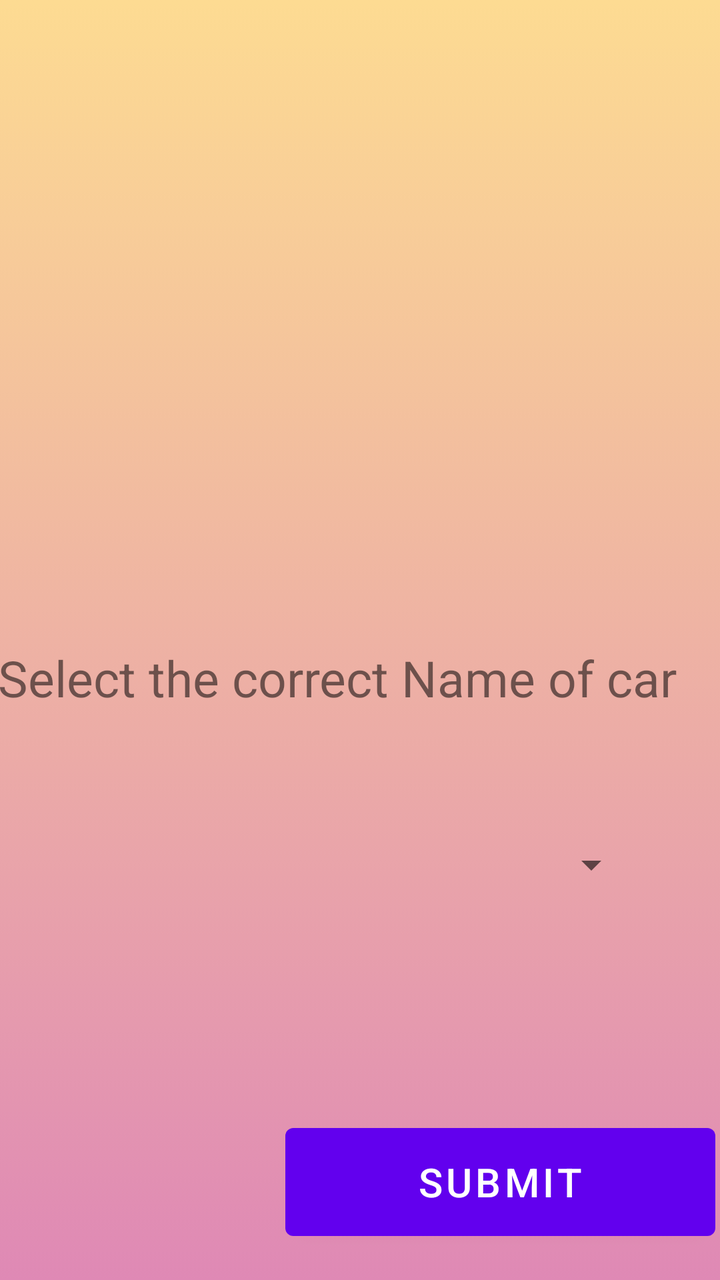
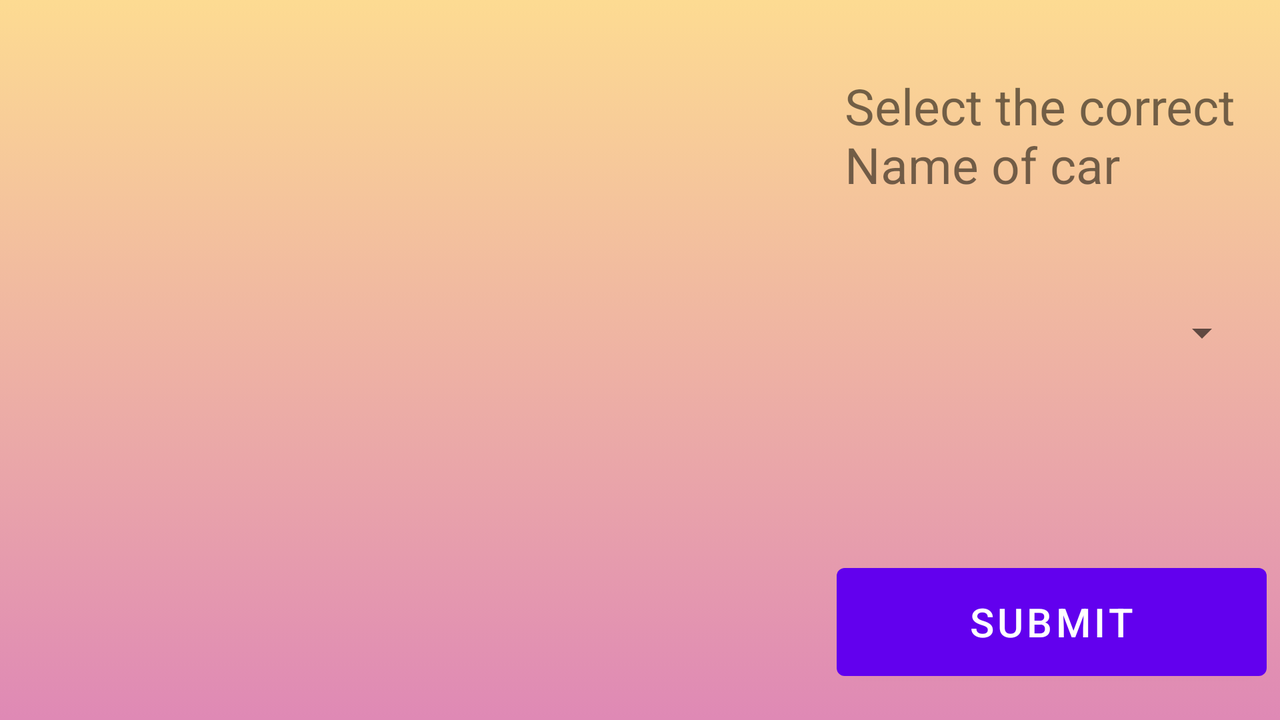

One screen, two layout resources from the same app: the default and the repository's alternative for another configuration. Each is rendered where Android would select it; the XML of both is given below.
<!-- AndroidManifest.xml: application theme Theme.CourseWork -->
<!-- res/layout/activity_car_make_list.xml -->
<?xml version="1.0" encoding="utf-8"?>
<androidx.constraintlayout.widget.ConstraintLayout xmlns:android="http://schemas.android.com/apk/res/android"
    xmlns:app="http://schemas.android.com/apk/res-auto"
    xmlns:tools="http://schemas.android.com/tools"
    android:layout_width="match_parent"
    android:layout_height="match_parent"
    tools:context=".CarMakeList"
    android:background="@drawable/background">

    <ImageView
        android:id="@+id/imageView"
        android:layout_width="403dp"
        android:layout_height="298dp"
        android:layout_marginStart="8dp"
        android:layout_marginLeft="8dp"
        android:layout_marginTop="4dp"
        android:layout_marginEnd="8dp"
        android:layout_marginRight="8dp"
        app:layout_constraintEnd_toEndOf="parent"
        app:layout_constraintStart_toStartOf="parent"
        app:layout_constraintTop_toTopOf="parent"
        app:srcCompat="@mipmap/ic_launcher" />

    <Button
        android:id="@+id/button"
        android:layout_width="215dp"
        android:layout_height="66dp"
        android:layout_marginBottom="16dp"
        android:text="Submit"
        android:textSize="20sp"
        app:layout_constraintBottom_toBottomOf="parent"
        app:layout_constraintEnd_toEndOf="parent"
        app:layout_constraintHorizontal_bias="0.984"
        app:layout_constraintStart_toStartOf="parent"
        app:layout_constraintTop_toBottomOf="@+id/textView"
        app:layout_constraintVertical_bias="1.0" />

    <TextView
        android:id="@+id/textView"
        android:layout_width="364dp"
        android:layout_height="84dp"
        android:layout_marginTop="20dp"
        android:text="Select the correct Name of car"
        android:textSize="25sp"
        app:layout_constraintEnd_toEndOf="parent"
        app:layout_constraintHorizontal_bias="0.34"
        app:layout_constraintStart_toStartOf="parent"
        app:layout_constraintTop_toBottomOf="@+id/imageView" />

    <Spinner
        android:id="@+id/spinner"
        android:layout_width="279dp"
        android:layout_height="53dp"

        app:layout_constraintBottom_toTopOf="@+id/button"
        app:layout_constraintEnd_toEndOf="parent"
        app:layout_constraintStart_toStartOf="parent"
        app:layout_constraintTop_toBottomOf="@+id/textView"
        app:layout_constraintVertical_bias="0.0" />

    <TextView
        android:id="@+id/correctName"
        android:layout_width="164dp"
        android:layout_height="56dp"
        android:layout_marginVertical="25dp"
        android:layout_marginStart="132dp"
        android:layout_marginLeft="132dp"
        android:text=""
        android:textColor="@android:color/black"
        android:textSize="30sp"
        android:textStyle="bold"
        app:layout_constraintBottom_toBottomOf="parent"
        app:layout_constraintStart_toStartOf="parent"
        app:layout_constraintTop_toBottomOf="@+id/spinner"
        app:layout_constraintVertical_bias="0.481" />

    <TextView
        android:id="@+id/answer"
        android:layout_width="164dp"
        android:layout_height="56dp"
        android:layout_marginVertical="25dp"
        android:layout_marginBottom="80dp"
        android:text=""
        android:textColor="@android:color/holo_green_light"
        android:textSize="30sp"
        android:textStyle="bold"
        app:layout_constraintBottom_toBottomOf="parent"
        app:layout_constraintEnd_toEndOf="parent"
        app:layout_constraintHorizontal_bias="0.534"
        app:layout_constraintStart_toStartOf="parent"
        app:layout_constraintTop_toBottomOf="@+id/textView"
        app:layout_constraintVertical_bias="0.365" />

    <TextView
        android:id="@+id/timer1"
        android:layout_width="115dp"
        android:layout_height="85dp"
        android:layout_weight="1"
        android:gravity="right"
        android:textSize="20sp"
        app:layout_constraintBottom_toBottomOf="parent"
        app:layout_constraintEnd_toStartOf="@+id/button"
        app:layout_constraintStart_toStartOf="parent"
        app:layout_constraintTop_toBottomOf="@+id/correctName"
        app:layout_constraintVertical_bias="0.753" />

</androidx.constraintlayout.widget.ConstraintLayout>
<!-- resources referenced by this layout -->
<resources>
  <!-- drawable background (drawable) -->
  <?xml version="1.0" encoding="utf-8"?>
  <selector xmlns:android="http://schemas.android.com/apk/res/android">
      <item>
          <shape>
              <gradient android:angle="90"
                  android:startColor="#df89b5"
                  android:endColor="#fddb92"
                  android:type="linear">
  
              </gradient>
          </shape>
      </item>
  </selector>
  <style name="Theme.CourseWork" parent="Theme.MaterialComponents.DayNight.DarkActionBar">
          
          <item name="colorPrimary">@color/purple_500</item>
          <item name="colorPrimaryVariant">@color/purple_700</item>
          <item name="colorOnPrimary">@color/white</item>
          
          <item name="colorSecondary">@color/teal_200</item>
          <item name="colorSecondaryVariant">@color/teal_700</item>
          <item name="colorOnSecondary">@color/black</item>
          
          <item name="android:statusBarColor" tools:targetApi="l">?attr/colorPrimaryVariant</item>
          
      </style>
</resources>
<!-- res/layout-land/activity_car_make_list.xml (the repository's variant of the layout above) -->
<!-- drawn on the phone turned sideways -->
<?xml version="1.0" encoding="utf-8"?>
<androidx.constraintlayout.widget.ConstraintLayout xmlns:android="http://schemas.android.com/apk/res/android"
    xmlns:app="http://schemas.android.com/apk/res-auto"
    xmlns:tools="http://schemas.android.com/tools"
    android:layout_width="match_parent"
    android:layout_height="match_parent"
    tools:context=".CarMakeList"
    android:background="@drawable/background">

    <ImageView
        android:id="@+id/imageView"
        android:layout_width="412dp"
        android:layout_height="252dp"
        android:layout_marginStart="8dp"
        android:layout_marginLeft="8dp"
        android:layout_marginTop="4dp"
        app:layout_constraintStart_toStartOf="parent"
        app:layout_constraintTop_toTopOf="parent"
        app:srcCompat="@mipmap/ic_launcher" />

    <Button
        android:id="@+id/button"
        android:layout_width="215dp"
        android:layout_height="66dp"
        android:layout_marginBottom="16dp"
        android:text="Submit"
        android:textSize="20sp"
        app:layout_constraintBottom_toBottomOf="parent"
        app:layout_constraintEnd_toEndOf="parent"
        app:layout_constraintHorizontal_bias="0.984"
        app:layout_constraintStart_toStartOf="parent"
        app:layout_constraintTop_toBottomOf="@+id/textView"
        app:layout_constraintVertical_bias="1.0" />

    <TextView
        android:id="@+id/textView"
        android:layout_width="208dp"
        android:layout_height="121dp"
        android:layout_marginTop="36dp"
        android:layout_marginEnd="4dp"
        android:layout_marginRight="4dp"
        android:text="Select the correct Name of car"
        android:textSize="25sp"
        app:layout_constraintEnd_toEndOf="parent"
        app:layout_constraintHorizontal_bias="0.282"
        app:layout_constraintStart_toEndOf="@+id/imageView"
        app:layout_constraintTop_toTopOf="parent" />

    <Spinner
        android:id="@+id/spinner"
        android:layout_width="197dp"
        android:layout_height="63dp"

        android:layout_marginBottom="80dp"
        app:layout_constraintBottom_toTopOf="@+id/button"
        app:layout_constraintEnd_toEndOf="parent"
        app:layout_constraintHorizontal_bias="0.342"
        app:layout_constraintStart_toEndOf="@+id/imageView" />

    <TextView
        android:id="@+id/correctName"
        android:layout_width="228dp"
        android:layout_height="52dp"
        android:layout_marginVertical="25dp"
        android:layout_marginTop="27dp"
        android:layout_marginBottom="4dp"
        android:text=""
        android:textColor="@android:color/black"
        android:textSize="30sp"
        android:textStyle="bold"
        app:layout_constraintBottom_toBottomOf="parent"
        app:layout_constraintEnd_toStartOf="@+id/button"
        app:layout_constraintHorizontal_bias="0.723"
        app:layout_constraintStart_toStartOf="parent"
        app:layout_constraintTop_toBottomOf="@+id/imageView"
        app:layout_constraintVertical_bias="0.296" />

    <TextView
        android:id="@+id/answer"
        android:layout_width="164dp"
        android:layout_height="56dp"
        android:layout_marginVertical="25dp"
        android:layout_marginBottom="12dp"
        android:text=""
        android:textColor="@android:color/holo_green_light"
        android:textSize="30sp"
        android:textStyle="bold"
        app:layout_constraintBottom_toTopOf="@+id/button"
        app:layout_constraintEnd_toEndOf="parent"
        app:layout_constraintHorizontal_bias="0.375"
        app:layout_constraintStart_toEndOf="@+id/imageView" />

    <TextView
        android:id="@+id/timer1"
        android:layout_width="100dp"
        android:layout_height="76dp"
        android:layout_weight="1"
        android:gravity="right"
        android:textSize="20sp"
        app:layout_constraintBottom_toBottomOf="parent"
        app:layout_constraintEnd_toEndOf="parent"
        app:layout_constraintHorizontal_bias="0.977"
        app:layout_constraintStart_toStartOf="parent"
        app:layout_constraintTop_toTopOf="parent"
        app:layout_constraintVertical_bias="0.741" />
</androidx.constraintlayout.widget.ConstraintLayout>
